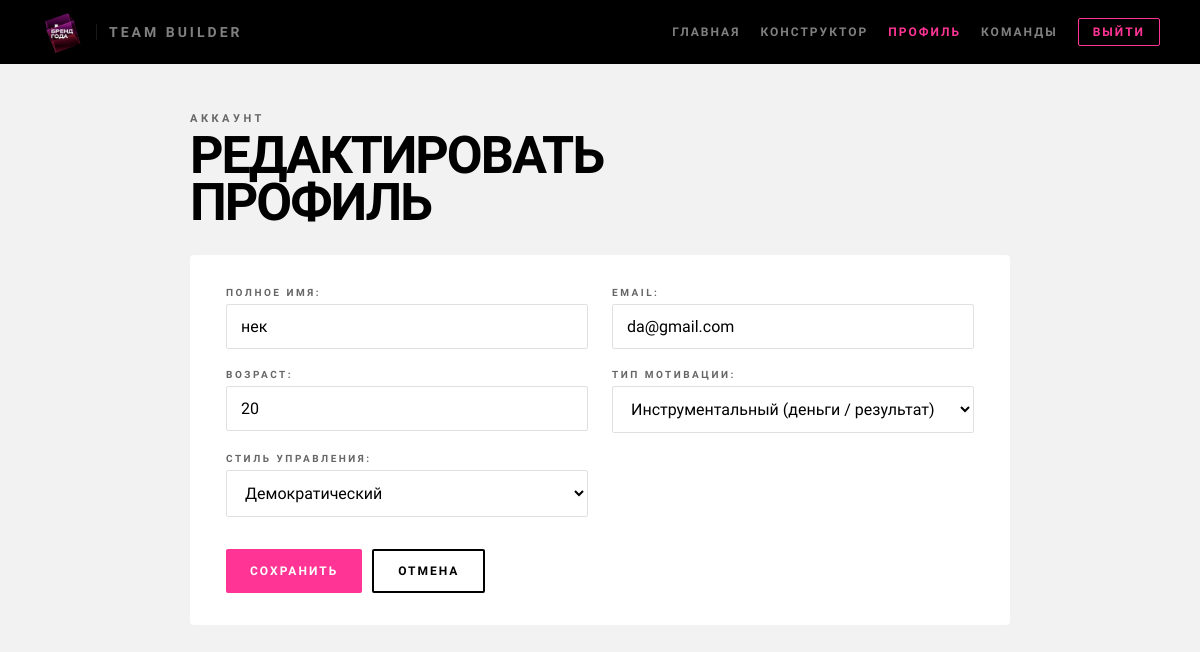
Before: /profile/edit/ (signed in) with the older database file.
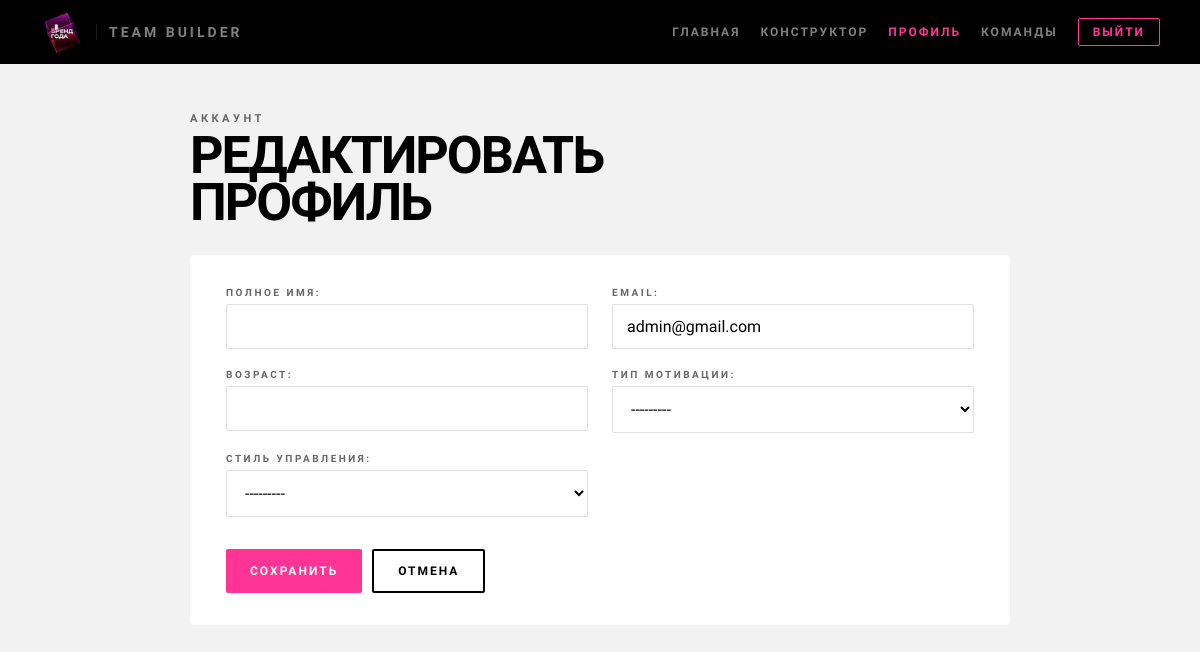
After: the same page with the newer database file.
### core/models.py (models this page shows, shortened)
class CustomUser(AbstractUser):
    is_manager  = models.BooleanField(default=True,  verbose_name="Руководитель")
    is_employee = models.BooleanField(default=False, verbose_name="Сотрудник")
    disc_profile = models.JSONField(
        null=True,
        blank=True,
        verbose_name="DISC профиль руководителя",
        help_text='{"D": 80, "I": 40, "S": 30, "C": 60}'
    )
    gerchikov_type = models.CharField(
        max_length=50,
        choices=GERCHIKOV_CHOICES,
        null=True,
        blank=True,
        verbose_name="Тип мотивации по Герчикову"
    )
    age        = models.PositiveIntegerField(null=True, blank=True, verbose_name="Возраст")
    generation = models.CharField(
        max_length=10,
        choices=GENERATION_CHOICES,
        null=True,
        blank=True,
        verbose_name="Поколение"
    )
    leadership_style = models.CharField(
        max_length=50,
        choices=[
            ('authoritarian', 'Авторитарный'),
            ('democratic',    'Демократический'),
            ('coaching',      'Коучинг'),
            ('delegating',    'Делегирующий'),
        ],
        null=True,
        blank=True,
        verbose_name="Стиль управления"
    )
    role_style = models.TextField(blank=True, verbose_name="Описание стиля управления")
    class Meta:
        verbose_name        = "Пользователь"
        verbose_name_plural = "Пользователи"

### core/views.py (the view)
# urls.py: path('profile/edit/', profile_edit_view, name='profile_edit'),
@login_required
def profile_edit_view(request):
    if request.method == "POST":
        form = ProfileEditForm(request.POST, instance=request.user)
        if form.is_valid():
            form.save()
            return redirect("profile")
    else:
        form = ProfileEditForm(instance=request.user)
    return render(request, "profile_edit.html", {"form": form})

### core/forms.py
class ProfileEditForm(forms.ModelForm):
    class Meta:
        model = CustomUser
        fields = [
            "first_name",
            "email",
            "age",
            "gerchikov_type",
            "leadership_style",
        ]
        labels = {
            "first_name": "Полное имя",
            "email": "Email",
            "age": "Возраст",
            "gerchikov_type": "Тип мотивации",
            "leadership_style": "Стиль управления",
        }

### templates/profile_edit.html (shortened to what this page needs)
{% extends 'base.html' %}
{% load static %}
{% block extra_css %}
<link rel="stylesheet" href="{% static 'css/profile.css' %}">
{% endblock %}
{% block nav %}
<a href="/" class="nav-link">Главная</a>
<a href="{% url 'create_ideal_profile' %}" class="nav-link">Конструктор</a>
<a href="{% url 'profile' %}" class="nav-link active">Профиль</a>
<a href="{% url 'team_list' %}" class="nav-link">Команды</a>
<a href="{% url 'logout' %}" class="btn-logout">Выйти</a>
{% endblock %}
{% block content %}
<p class="breadcrumb">Аккаунт</p>
<h1 class="page-title">Редактировать<br>профиль</h1>
<div class="card">
    <form method="post">
        <div class="fields-grid">
            {% for field in form %}
                <div class="field">
                    {{ field.label_tag }}
                    {{ field }}
                </div>
            {% endfor %}
        </div>
        <div class="actions">
            <button type="submit" class="btn-primary">Сохранить</button>
            <a href="{% url 'profile' %}" class="btn-secondary">Отмена</a>
        </div>
    </form>
</div>
{% endblock %}

Changed rows visible on the page:
changed CustomUser: first_name "нек" → (not shown); email "da@gmail.com" → "admin@gmail.com"; age "20" → (not shown); gerchikov_type "Инструментальный (деньги / результат)" → "---------"; leadership_style "Демократический" → "---------"
